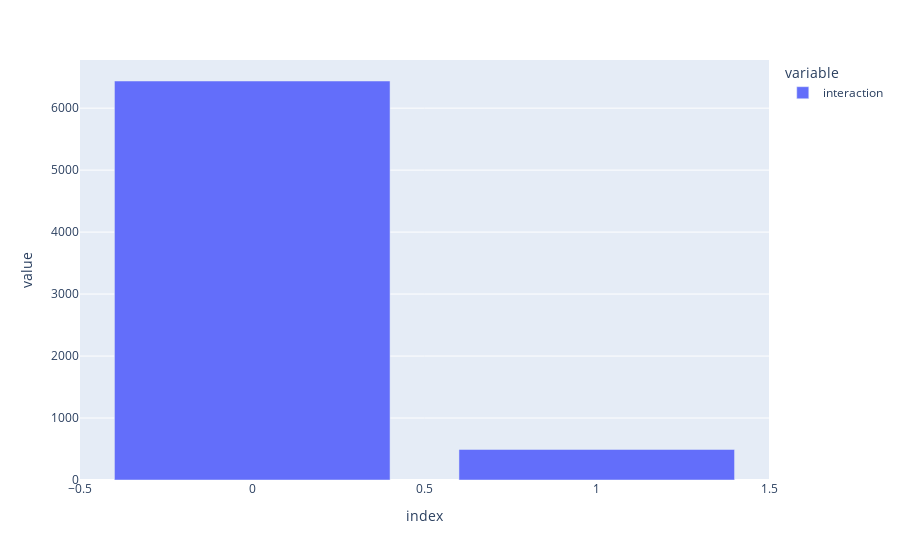

Notebook cell for this chart:
### Code cell
px.bar(dataset.interaction.value_counts())

### Figure 1 — Plotly figure (JSON) as saved in the notebook; plotly's stock layout.template omitted (floating-point values rounded to 4 significant figures)
{"data": [{"alignmentgroup": "True", "hovertemplate": "variable=interaction<br>index=%{x}<br>value=%{y}<extra></extra>", "legendgroup": "interaction", "marker": {"color": "#636efa", "pattern": {"shape": ""}}, "name": "interaction", "offsetgroup": "interaction", "orientation": "v", "showlegend": true, "textposition": "auto", "type": "bar", "x": [0, 1], "xaxis": "x", "y": [6438, 493], "yaxis": "y"}], "layout": {"autosize": true, "barmode": "relative", "legend": {"title": {"text": "variable"}, "tracegroupgap": 0}, "margin": {"t": 60}, "xaxis": {"anchor": "y", "autorange": true, "domain": [0, 1], "range": [-0.5, 1.5], "title": {"text": "index"}, "type": "linear"}, "yaxis": {"anchor": "x", "autorange": true, "domain": [0, 1], "range": [0, 6777.0], "title": {"text": "value"}, "type": "linear"}}}
